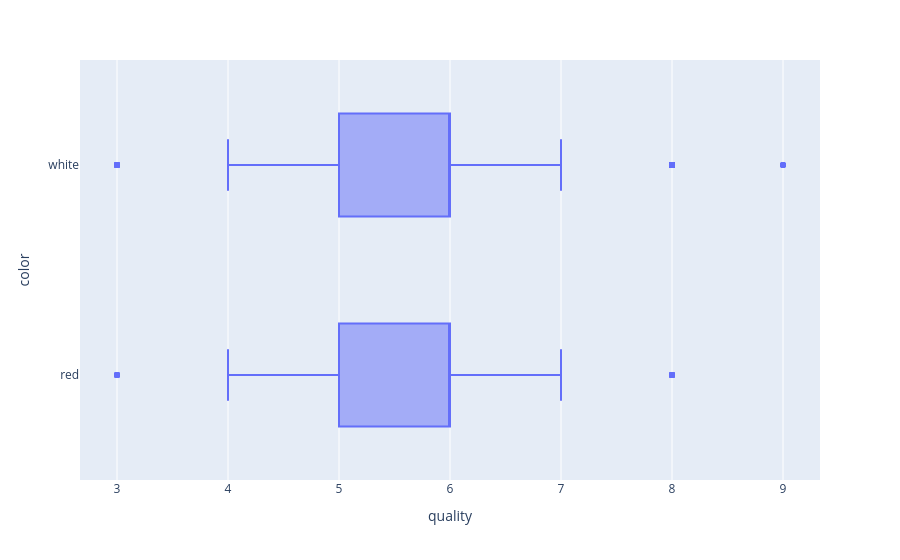

Notebook code for this chart:
### Code cell
fig = px.box(wine_quality_data, x='quality', y='color')
pio.write_image(fig, "images/wine_color.svg")
fig.show()

### Figure 1 — Plotly figure (JSON) as saved in the notebook; plotly's stock layout.template omitted (floating-point values rounded to 4 significant figures; data arrays with more than 128 entries replaced by an {"elided": "..."} marker saying what was removed)
{"data": [{"alignmentgroup": "True", "hovertemplate": "quality=%{x}<br>color=%{y}<extra></extra>", "legendgroup": "", "marker": {"color": "#636efa"}, "name": "", "notched": false, "offsetgroup": "", "orientation": "h", "showlegend": false, "type": "box", "x": {"elided": "6497 int values"}, "x0": " ", "xaxis": "x", "y": {"elided": "6497 str values"}, "y0": " ", "yaxis": "y"}], "layout": {"boxmode": "group", "legend": {"tracegroupgap": 0}, "margin": {"t": 60}, "xaxis": {"anchor": "y", "domain": [0, 1], "title": {"text": "quality"}}, "yaxis": {"anchor": "x", "domain": [0, 1], "title": {"text": "color"}}}}
